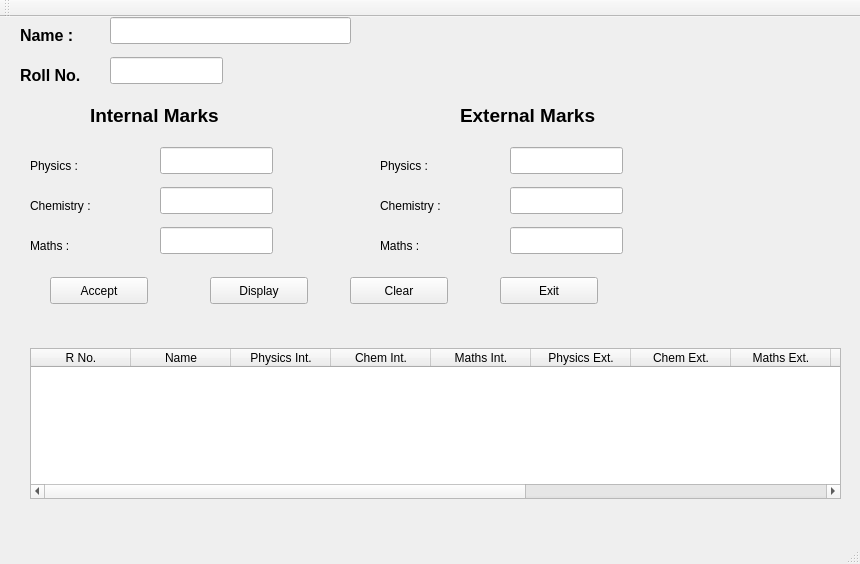
<?xml version="1.0" encoding="UTF-8"?>
<ui version="4.0">
 <class>MainWindow</class>
 <widget class="QMainWindow" name="MainWindow">
  <property name="geometry">
   <rect>
    <x>0</x>
    <y>0</y>
    <width>860</width>
    <height>564</height>
   </rect>
  </property>
  <property name="windowTitle">
   <string>MainWindow</string>
  </property>
  <widget class="QWidget" name="centralWidget">
   <widget class="QLabel" name="label">
    <property name="geometry">
     <rect>
      <x>20</x>
      <y>10</y>
      <width>66</width>
      <height>17</height>
     </rect>
    </property>
    <property name="font">
     <font>
      <pointsize>12</pointsize>
      <weight>75</weight>
      <bold>true</bold>
     </font>
    </property>
    <property name="text">
     <string>Name : </string>
    </property>
   </widget>
   <widget class="QLabel" name="label_2">
    <property name="geometry">
     <rect>
      <x>20</x>
      <y>50</y>
      <width>66</width>
      <height>17</height>
     </rect>
    </property>
    <property name="font">
     <font>
      <pointsize>12</pointsize>
      <weight>75</weight>
      <bold>true</bold>
     </font>
    </property>
    <property name="text">
     <string>Roll No. :</string>
    </property>
   </widget>
   <widget class="QLineEdit" name="iphy">
    <property name="geometry">
     <rect>
      <x>160</x>
      <y>130</y>
      <width>113</width>
      <height>27</height>
     </rect>
    </property>
   </widget>
   <widget class="QLabel" name="label_3">
    <property name="geometry">
     <rect>
      <x>90</x>
      <y>90</y>
      <width>131</width>
      <height>17</height>
     </rect>
    </property>
    <property name="font">
     <font>
      <pointsize>14</pointsize>
      <weight>75</weight>
      <bold>true</bold>
     </font>
    </property>
    <property name="text">
     <string>Internal Marks </string>
    </property>
   </widget>
   <widget class="QLabel" name="label_4">
    <property name="geometry">
     <rect>
      <x>460</x>
      <y>90</y>
      <width>141</width>
      <height>17</height>
     </rect>
    </property>
    <property name="font">
     <font>
      <pointsize>14</pointsize>
      <weight>75</weight>
      <bold>true</bold>
     </font>
    </property>
    <property name="text">
     <string>External Marks </string>
    </property>
   </widget>
   <widget class="QLabel" name="label_5">
    <property name="geometry">
     <rect>
      <x>30</x>
      <y>140</y>
      <width>66</width>
      <height>17</height>
     </rect>
    </property>
    <property name="text">
     <string>Physics :</string>
    </property>
   </widget>
   <widget class="QLabel" name="label_6">
    <property name="geometry">
     <rect>
      <x>30</x>
      <y>180</y>
      <width>81</width>
      <height>17</height>
     </rect>
    </property>
    <property name="text">
     <string>Chemistry :</string>
    </property>
   </widget>
   <widget class="QLabel" name="label_7">
    <property name="geometry">
     <rect>
      <x>30</x>
      <y>220</y>
      <width>66</width>
      <height>17</height>
     </rect>
    </property>
    <property name="text">
     <string>Maths :</string>
    </property>
   </widget>
   <widget class="QLineEdit" name="ichem">
    <property name="geometry">
     <rect>
      <x>160</x>
      <y>170</y>
      <width>113</width>
      <height>27</height>
     </rect>
    </property>
   </widget>
   <widget class="QLineEdit" name="imaths">
    <property name="geometry">
     <rect>
      <x>160</x>
      <y>210</y>
      <width>113</width>
      <height>27</height>
     </rect>
    </property>
   </widget>
   <widget class="QLineEdit" name="ephy">
    <property name="geometry">
     <rect>
      <x>510</x>
      <y>130</y>
      <width>113</width>
      <height>27</height>
     </rect>
    </property>
   </widget>
   <widget class="QLabel" name="label_8">
    <property name="geometry">
     <rect>
      <x>380</x>
      <y>220</y>
      <width>66</width>
      <height>17</height>
     </rect>
    </property>
    <property name="text">
     <string>Maths :</string>
    </property>
   </widget>
   <widget class="QLabel" name="label_9">
    <property name="geometry">
     <rect>
      <x>380</x>
      <y>140</y>
      <width>66</width>
      <height>17</height>
     </rect>
    </property>
    <property name="text">
     <string>Physics :</string>
    </property>
   </widget>
   <widget class="QLineEdit" name="echem">
    <property name="geometry">
     <rect>
      <x>510</x>
      <y>170</y>
      <width>113</width>
      <height>27</height>
     </rect>
    </property>
   </widget>
   <widget class="QLineEdit" name="emaths">
    <property name="geometry">
     <rect>
      <x>510</x>
      <y>210</y>
      <width>113</width>
      <height>27</height>
     </rect>
    </property>
   </widget>
   <widget class="QLabel" name="label_10">
    <property name="geometry">
     <rect>
      <x>380</x>
      <y>180</y>
      <width>81</width>
      <height>17</height>
     </rect>
    </property>
    <property name="text">
     <string>Chemistry :</string>
    </property>
   </widget>
   <widget class="QLineEdit" name="name">
    <property name="geometry">
     <rect>
      <x>110</x>
      <y>0</y>
      <width>241</width>
      <height>27</height>
     </rect>
    </property>
   </widget>
   <widget class="QLineEdit" name="rno">
    <property name="geometry">
     <rect>
      <x>110</x>
      <y>40</y>
      <width>113</width>
      <height>27</height>
     </rect>
    </property>
   </widget>
   <widget class="QPushButton" name="accept">
    <property name="geometry">
     <rect>
      <x>50</x>
      <y>260</y>
      <width>98</width>
      <height>27</height>
     </rect>
    </property>
    <property name="text">
     <string>Accept</string>
    </property>
   </widget>
   <widget class="QPushButton" name="display">
    <property name="geometry">
     <rect>
      <x>210</x>
      <y>260</y>
      <width>98</width>
      <height>27</height>
     </rect>
    </property>
    <property name="text">
     <string>Display</string>
    </property>
   </widget>
   <widget class="QTableWidget" name="tableWidget">
    <property name="geometry">
     <rect>
      <x>30</x>
      <y>331</y>
      <width>811</width>
      <height>151</height>
     </rect>
    </property>
    <column>
     <property name="text">
      <string>R No.</string>
     </property>
    </column>
    <column>
     <property name="text">
      <string>Name</string>
     </property>
    </column>
    <column>
     <property name="text">
      <string>Physics Int.</string>
     </property>
    </column>
    <column>
     <property name="text">
      <string>Chem Int.</string>
     </property>
    </column>
    <column>
     <property name="text">
      <string>Maths Int.</string>
     </property>
    </column>
    <column>
     <property name="text">
      <string>Physics Ext.</string>
     </property>
    </column>
    <column>
     <property name="text">
      <string>Chem Ext.</string>
     </property>
    </column>
    <column>
     <property name="text">
      <string>Maths Ext.</string>
     </property>
    </column>
    <column>
     <property name="text">
      <string>P. Total</string>
     </property>
    </column>
    <column>
     <property name="text">
      <string>C. Total</string>
     </property>
    </column>
    <column>
     <property name="text">
      <string>M. Total</string>
     </property>
    </column>
    <column>
     <property name="text">
      <string>Total</string>
     </property>
    </column>
    <column>
     <property name="text">
      <string>Percentage</string>
     </property>
    </column>
   </widget>
   <widget class="QPushButton" name="clear">
    <property name="geometry">
     <rect>
      <x>350</x>
      <y>260</y>
      <width>98</width>
      <height>27</height>
     </rect>
    </property>
    <property name="text">
     <string>Clear</string>
    </property>
   </widget>
   <widget class="QPushButton" name="exit">
    <property name="geometry">
     <rect>
      <x>500</x>
      <y>260</y>
      <width>98</width>
      <height>27</height>
     </rect>
    </property>
    <property name="text">
     <string>Exit</string>
    </property>
   </widget>
  </widget>
  <widget class="QMenuBar" name="menuBar">
   <property name="geometry">
    <rect>
     <x>0</x>
     <y>0</y>
     <width>860</width>
     <height>25</height>
    </rect>
   </property>
  </widget>
  <widget class="QToolBar" name="mainToolBar">
   <attribute name="toolBarArea">
    <enum>TopToolBarArea</enum>
   </attribute>
   <attribute name="toolBarBreak">
    <bool>false</bool>
   </attribute>
  </widget>
  <widget class="QStatusBar" name="statusBar"/>
 </widget>
 <layoutdefault spacing="6" margin="11"/>
 <resources/>
 <connections/>
</ui>
